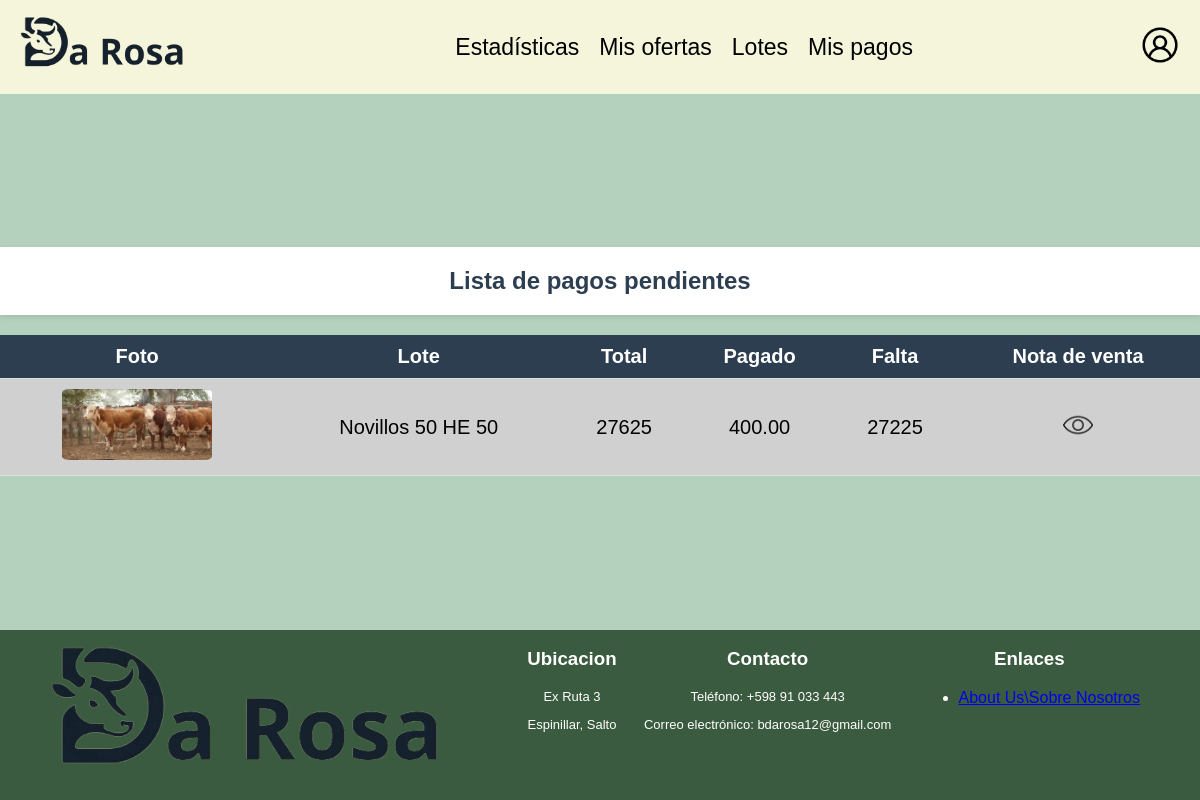
Page /paginas/mispagos.php (signed in) on the committed database.
### tables this page shows
CREATE TABLE `oferta` (
  `id_oferta` int(11) NOT NULL,
  `monto` decimal(3,2) DEFAULT NULL,
  `fecha_oferta` datetime DEFAULT NULL,
  `id_lote` int(11) DEFAULT NULL,
  `id_usuario` int(11) DEFAULT NULL
);

CREATE TABLE `lotes` (
  `id_lote` int(11) NOT NULL,
  `categoria` varchar(40) DEFAULT NULL,
  `cantidad` int(11) DEFAULT NULL,
  `peso_promedio` int(11) DEFAULT NULL,
  `peso_maximo` int(11) DEFAULT NULL,
  `peso_minimo` int(11) DEFAULT NULL,
  `cant_pesada` int(11) DEFAULT NULL,
  `clase` varchar(20) DEFAULT NULL,
  `estado` varchar(20) DEFAULT NULL,
  `raza` varchar(60) DEFAULT NULL,
  `edad` int(11) DEFAULT NULL,
  `sanidad` varchar(255) DEFAULT NULL,
  `tratamiento_nutricional` varchar(255) DEFAULT NULL,
  `conoce_miomio` tinyint(1) DEFAULT NULL,
  `zona_garrapata` tinyint(1) DEFAULT NULL,
  `observaciones` text DEFAULT NULL,
  `fecha_inicio` datetime DEFAULT NULL,
  `fecha_fin` datetime DEFAULT NULL,
  `vendido` tinyint(1) NOT NULL DEFAULT 0,
  `id_certificador` int(11) DEFAULT NULL
);

### paginas/mispagos.php (the view, shortened to what this page needs)
<?php
include '../includes/conexion.php';
@$rol_usuario = $_SESSION['rol'];
$id_usuario = @$_SESSION['user_id'];
$sql = "
    SELECT
    p.*,
    o.*,
    u.id_usuario,
    l.*,
    MIN(a.ruta) AS ruta,
    COALESCE(SUM(p.monto_pago), 0) AS total_pagado
FROM
    oferta o
JOIN
    lotes l ON o.id_lote = l.id_lote
JOIN
    usuarios u ON o.id_usuario = u.id_usuario
JOIN
    archivo a ON a.id_lote = l.id_lote
LEFT JOIN
    pago p ON p.id_oferta = o.id_oferta
WHERE
    o.monto = (
        SELECT MAX(monto)
        FROM oferta
        WHERE id_lote = o.id_lote
        AND id_usuario = $id_usuario
    )
    AND l.vendido = 1
GROUP BY
    l.id_lote, u.id_usuario;
";
$result = mysqli_query($conexion, $sql);
?>
<!DOCTYPE html>
<html lang="es">
<head>
    <link rel="stylesheet" href="../css/lotesusr.css">
</head>
<?php
    if ($rol_usuario == 'Administrador'){
            include '../includes/headeradmin.php';
    } else {
            include '../includes/header.php';
    }
?>
<body>
    <div class="content">
        <h2>Lista de pagos pendientes</h2>
        <?php
        if(!isset($_SESSION['user_id'])){
            echo "<div class='no-lotes'>Debe iniciar sesión para ver los pagos pendiente.</div>";
        } else {
            if (mysqli_num_rows($result) > 0) {
            echo "<table class='listas'>
                    <thead>
                        <tr>
                            <th>Foto</th>
                            <th class='esconder'>Lote</th>
                            <th class='esconder'>Total</th>
                            <th class='esconder'>Pagado</th>
                            <th>Falta</th>
                            <th>Nota de venta</th>
                        </tr>
                    </thead>
                    <tbody>";
            while ($row = mysqli_fetch_assoc($result)) {
                $total = $row['monto'] * $row['cantidad'] * $row['peso_promedio'];
                $falta = $total - $row['total_pagado'];
                if ($falta > 0) {
                    echo "<tr>";
                    echo "<td><img src='" . $row['ruta'] . "' alt='" . $row['categoria'] . "'></td>";
                    echo "<td class='esconder'>" . $row['categoria'] . ' ' . $row['raza'] . ' ' . $row['cantidad'] . "</td>";
                    echo "<td class='esconder'>" . $total . "</td>";
                    echo "<td class='esconder'>" . $row['total_pagado'] . "</td>";
                    echo "<td>" . $falta . "</td>";
                    echo "<td><a href='pdf/pdf.php?id=" . $row['id_lote'] . "'><img src='../imagenes/ojo-abierto.png' alt='nota_de_venta' class='factura'></a></td>";
                    echo "</tr>";
                } else {
                    echo "<tr><td colspan='6'>Usted no tiene deudas.</td></tr>";
                }
            }
            echo '</tbody></table>';
        } else {
            echo "<div class='no-lotes'>Usted no ha realizado ninguna compra.</div>";
        }
    }
        ?>
    </div>
    <?php include '../includes/footer.php'; ?>
</body>
</html>

### css/lotesusr.css (style rules this page uses)
body { font-family: Arial, sans-serif; background-color: rgba(143, 186, 157, 0.667); margin: 0; padding: 0; display: flex; flex-direction: column; min-height: 100vh; }
h2 { text-align: center; color: #2c3e50; padding: 20px 0px; margin: 0; background-color: #ffffff; width: 100%; box-shadow: 0 2px 5px rgba(0, 0, 0, 0.1); font-size: 24px; }
table.listas { width: 100%; border-collapse: collapse; margin-top: 20px; background-color: #d0d0d0; }
table.listas thead { background-color: #2c3e50; color: white; }
table.listas th, table.listas td { padding: 10px; text-align: center; border-bottom: 1px solid #ddd; font-size: 20px; }
table.listas img { width: 150px; height: auto; border-radius: 5%; }
td a img.factura { width: auto; height: 30px; }
.content { flex: 1; display: flex; flex-direction: column; align-items: center; justify-content: center; }
@media screen and (min-width: 800px) { .esconder { display: table-cell; } }

### rows in the picture
oferta: id_lote.categoria (picture), id_lote.categoria "Novillos", id_lote.raza "50 HE", id_lote.cantidad "50", monto.peso_promedio "27625", total_pagado "400.00", falta "27225"
